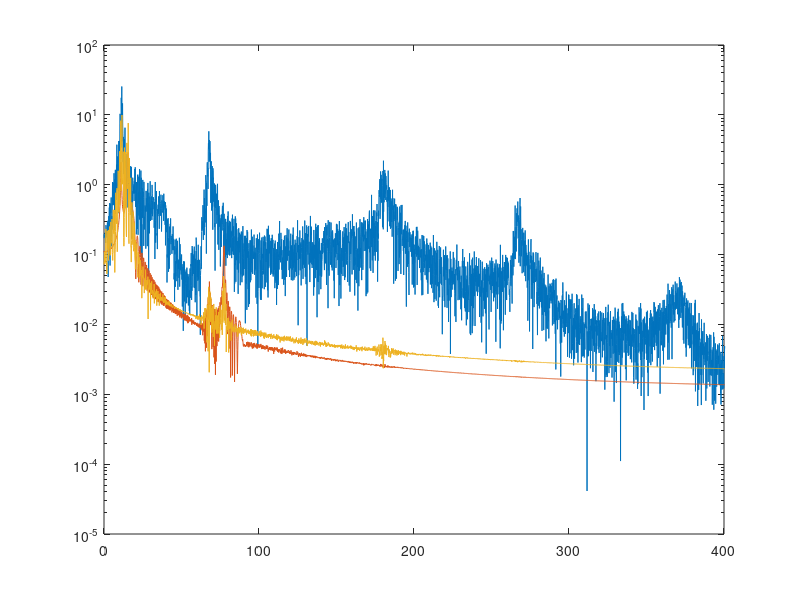

Here is the MATLAB script that generated this plot:
clc
clear
close all
%%
load closed_loop_modal_analysis_0_100_hz_with_case2
sol71 = closed_loop_modal_analysis_0_10;
%%
Time = sol71.X.Data(1622:end-5829-8192);
T = Time(end)-Time(end-1);                      % Sample time
Fs = 1/T;                    % Sampling frequency
dum1 = size(Time);
L = dum1(1,2);                     % Length of signal
t = (0:L-1)*T;                % Time vector
y = sol71.Y(1,1).Data(1622:end-5829-8192)';

NFFT = 2^nextpow2(L); % Next power of 2 from length of y
Y = fft(y,NFFT)/L;
% f = Fs/2*linspace(0,1,NFFT/2+1)*2*pi;
f = Fs/2*linspace(0,1,NFFT/2+1);
sampling_time = (1-0)/(NFFT/2+1)*(Fs/2);

% Plot single-sided amplitude spectrum.
% figure;
semilogy(f,2*abs(Y(1:NFFT/2+1,:))) 
hold on
xlim([0 400])

%%
clear
clc

load closed_loop_chirp_without_disturbance_observer_st
sol71 = closed_loop_chirp_without_distu;
%%
Time = sol71.X.Data(1605:end);
T = Time(end)-Time(end-1);                      % Sample time
Fs = 1/T;                    % Sampling frequency
dum1 = size(Time);
L = dum1(1,2);                     % Length of signal
t = (0:L-1)*T;                % Time vector
y = sol71.Y(1,1).Data(1605:end)';

NFFT = 2^nextpow2(L); % Next power of 2 from length of y
Y = fft(y,NFFT)/L;
% f = Fs/2*linspace(0,1,NFFT/2+1)*2*pi;
f = Fs/2*linspace(0,1,NFFT/2+1);
sampling_time = (1-0)/(NFFT/2+1)*(Fs/2);

% Plot single-sided amplitude spectrum.
% figure;
semilogy(f,2*abs(Y(1:NFFT/2+1,:))) 
hold on
xlim([0 400])

%%
clear
clc

load closed_loop_square_without_disturbance_observer_st
sol71 = closed_loop_square_without_dist;
%%
Time = sol71.X.Data(1518:end);
T = Time(end)-Time(end-1);                      % Sample time
Fs = 1/T;                    % Sampling frequency
dum1 = size(Time);
L = dum1(1,2);                     % Length of signal
t = (0:L-1)*T;                % Time vector
y = sol71.Y(1,1).Data(1518:end)';

NFFT = 2^nextpow2(L); % Next power of 2 from length of y
Y = fft(y,NFFT)/L;
% f = Fs/2*linspace(0,1,NFFT/2+1)*2*pi;
f = Fs/2*linspace(0,1,NFFT/2+1);
sampling_time = (1-0)/(NFFT/2+1)*(Fs/2);

% Plot single-sided amplitude spectrum.
% figure;
semilogy(f,2*abs(Y(1:NFFT/2+1,:))) 
hold on
xlim([0 400])


%%
